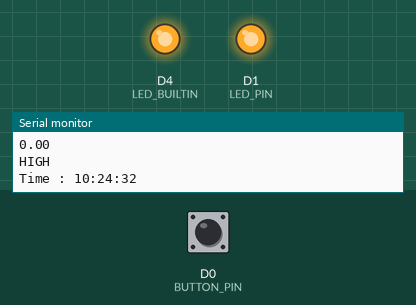
Recording of a sketch running on a simulated ESP8266 (NodeMCU). Parts: output pins drawn as LEDs (lit = HIGH, except the on-board LED, lit = LOW), the last lines printed to the serial monitor. The inputs (shaded band) are chosen by the test bench; at power-on: D0 (BUTTON_PIN) HIGH. WiFi joins after 1.5 s; servers stay silent unless stated; the local clock reads 2024-03-15 10:24:30 at power-on unless the sketch sets it; the Firebase database answers and starts empty.

Above: at 2.7 s.
2.8 s: D0 (BUTTON_PIN) pulled LOW for 1 s
At 4.9 s:
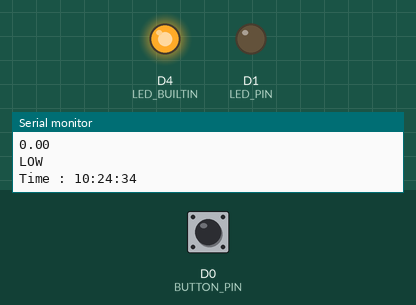
6.7 s: D0 (BUTTON_PIN) pulled LOW for 3.2 s
At 9.7 s:
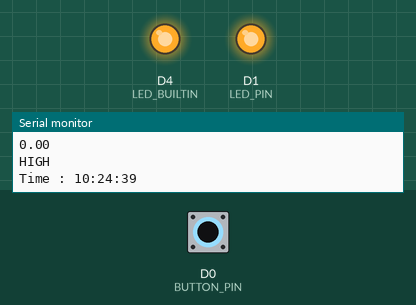
Timing chart, 0 to 11.2 s (numbered marks = the images above; inputs shaded):
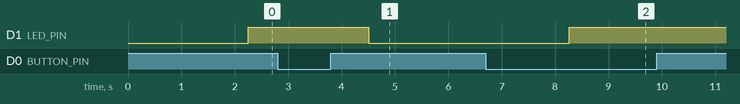

The sketch:

switchV1.ino
```cpp
#include <Bounce2.h>
#include <ESP8266WiFi.h>
#include <FirebaseArduino.h>
#include <time.h>

#define BUTTON_PIN D0
#define LED_PIN D1
#define FIREBASE_HOST "smart-lobby.firebaseio.com"
#define FIREBASE_AUTH "t4ZZTKulv8DgCqxQP4Zgrc1V6DWhwWQEWT06xeD5"
#define WIFI_SSID "paticamp"
#define WIFI_PASSWORD "22221111"

int ledState = LOW;
int timezone = 7 * 3600;
int dst = 0;


Bounce debouncer = Bounce();

void setup() {

  Serial.setDebugOutput(true);
  configTime(timezone, dst, "pool.ntp.org", "time.nist.gov");     //ดึงเวลาจาก Server
    Serial.println("\nWaiting for time");
    while (!time(nullptr)) {
      Serial.print(".");
      delay(1000);
    }
    Serial.println("");

  Initialization();
  WiFiConnection();

  debouncer.attach(BUTTON_PIN,INPUT_PULLUP); // Attach the debouncer to a pin with INPUT_PULLUP mode
  debouncer.interval(25); // Use a debounce interval of 25 milliseconds


  pinMode(LED_PIN,OUTPUT); // Setup the LED
  digitalWrite(LED_PIN,ledState);

}

void loop() {

  configTime(timezone, dst, "pool.ntp.org", "time.nist.gov");    //ดีงเวลาปัจจุบันจาก Server อีกครั้ง
  time_t now = time(nullptr);
  struct tm* p_tm = localtime(&now);
  Serial.print("Time : ");Serial.print(p_tm->tm_hour);
  Serial.print(":");Serial.print(p_tm->tm_min);
  Serial.print(":");Serial.print(p_tm->tm_sec);Serial.println("");
  //delay(1000);

  button();
  float light = Firebase.getFloat("Sensor/LIGHT");
  int stHr = Firebase.getFloat("SetSwitch/StartHour");
  int stMin = Firebase.getFloat("SetSwitch/StartMunite");
  int stpHr = Firebase.getFloat("SetSwitch/StopHour");
  int stpMin = Firebase.getFloat("SetSwitch/StopMunite");
  Serial.println(light);
  if(ledState == 1 or light >=1000){
    if(p_tm->tm_hour >= stHr and p_tm->tm_min >= stMin){
      Serial.println("LOW");
    digitalWrite(LED_PIN,LOW);}
    else{
      Serial.println("HIGH");
      digitalWrite(LED_PIN,HIGH);
      }
    }else{
      Serial.println("HIGH");
      digitalWrite(LED_PIN,HIGH);
      }

}

void button()
{
   debouncer.update(); // Update the Bounce instance

   if ( debouncer.fell() ) {  // Call code if button transitions from HIGH to LOW
     ledState = !ledState; // Toggle LED state
     Serial.println(ledState);
   }
}

void Initialization(){
  Serial.begin(115200);
  pinMode(LED_BUILTIN,OUTPUT);
}
void WiFiConnection(){
  WiFi.begin(WIFI_SSID,WIFI_PASSWORD);
  Serial.print("Connecting...");
  while(WiFi.status() != WL_CONNECTED)
  {
    Serial.print(".");
    delay(500);
  }
  Serial.println();
  Serial.print("Connect : ");
  Serial.println(WiFi.localIP());
  Firebase.begin(FIREBASE_HOST,FIREBASE_AUTH);
}
```

Measured:
- after the input at 2.8 s, D1 (LED_PIN): HIGH → LOW after 1.7 s
- after the input at 6.7 s, D1 (LED_PIN): LOW → HIGH after 1.6 s
